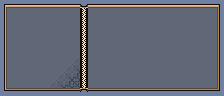

Tiled map render using the project's own tile images. Description and the whole map definition, tile-layer contents included, below:
An orthogonal 28x12 tile map with 8x8 px tiles, 1 tile layer (Tile Layer 1).

<map version="1.10" tiledversion="1.11.2" orientation="orthogonal" renderorder="right-down" width="28" height="12" tilewidth="8" tileheight="8" infinite="0" nextlayerid="2" nextobjectid="1">
 <tileset firstgid="1" name="MenuTiles" tilewidth="8" tileheight="8" tilecount="128" columns="16">
  <image source="../../Image/Png/MenuTiles.png" width="128" height="64" />
 </tileset>
 <layer id="1" name="Tile Layer 1" width="28" height="12">
  <data encoding="csv">
2,3,3,3,3,3,3,3,3,3,47,3,3,3,3,3,3,3,3,3,3,3,3,3,3,3,3,6,
7,55,55,55,55,55,55,55,55,55,48,55,55,55,55,55,55,55,55,55,55,55,55,55,55,55,55,11,
7,55,55,55,55,55,55,55,55,55,48,55,55,55,55,55,55,55,55,55,55,55,55,55,55,55,55,11,
7,55,55,55,55,55,55,55,55,55,48,55,55,55,55,55,55,55,55,55,55,55,55,55,55,55,55,11,
7,55,55,55,55,55,55,55,55,55,48,55,55,55,55,55,55,55,55,55,55,55,55,55,55,55,55,11,
7,55,55,55,55,55,55,55,55,55,48,55,55,55,55,55,55,55,55,55,55,55,55,55,55,55,55,11,
7,55,55,55,55,55,55,55,55,55,48,55,55,55,55,55,55,55,55,55,55,55,55,55,55,55,55,11,
7,55,55,55,55,55,55,55,55,63,48,55,55,55,55,55,55,55,55,55,55,55,55,55,55,55,55,11,
7,55,55,55,55,55,55,55,63,65,48,55,55,55,55,55,55,55,55,55,55,55,55,55,55,55,55,11,
7,55,55,55,55,55,55,63,65,67,48,55,55,55,55,55,55,55,55,55,55,55,55,55,55,55,55,11,
8,55,55,55,55,55,63,65,67,69,48,55,55,55,55,55,55,55,55,55,55,55,55,55,55,55,55,11,
27,29,29,29,29,29,29,29,29,29,49,29,29,29,29,29,29,29,29,29,29,29,29,29,29,29,29,32
</data>
 </layer>
</map>
